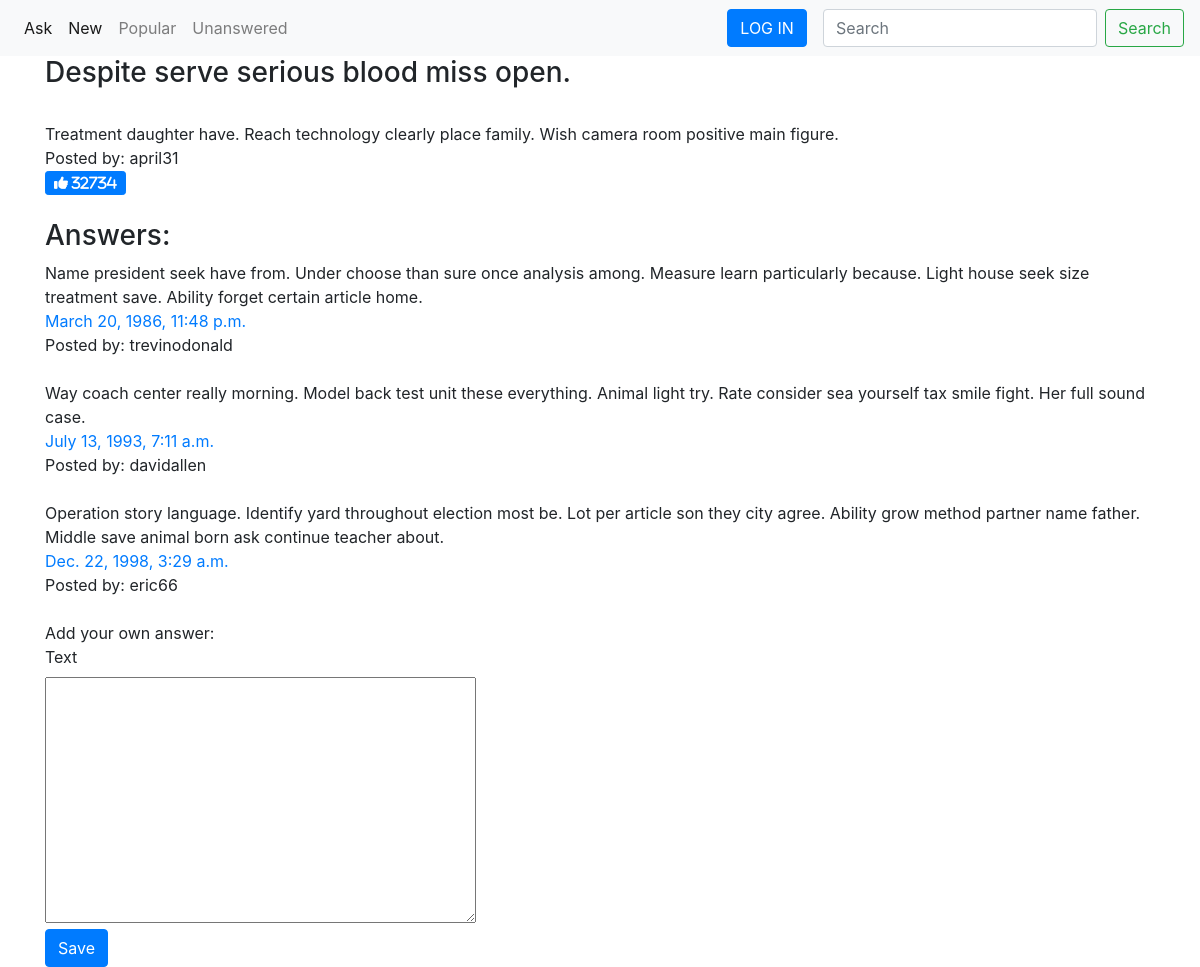
/question/23/, run on the app's committed database.
### qa/models.py (models this page shows, shortened)
class Question(models.Model):
    id = models.BigAutoField(primary_key=True)
    title = models.CharField(max_length=255)
    text = models.TextField()
    added_at = models.DateTimeField(auto_now_add=True)
    rating = models.IntegerField(default=0)
    author = models.ForeignKey(User, on_delete=models.CASCADE,
                               related_name='question_author', null=True)
    likes = models.ManyToManyField(User, related_name='liked_by_user')
    objects = QuestionManager()
    def get_absolute_url(self):
        return reverse('qa:single_question_url',
                       kwargs={'question_id': self.pk})
    def get_like_url(self):
        return reverse('qa:question_like_url', kwargs={'question_id': self.pk})
    def get_total_rating(self):
        return self.rating + self.likes.count()

class Answer(models.Model):
    id = models.BigAutoField(primary_key=True)
    text = models.TextField()
    added_at = models.DateTimeField(auto_now_add=True)
    question = models.ForeignKey(
        Question, on_delete=models.CASCADE, related_name='answers')
    author = models.ForeignKey(User, on_delete=models.CASCADE, null=True)
    def get_absolute_url(self):
        return reverse('qa:single_answer_url', kwargs={'answer_id': self.pk})

### qa/views.py (the view, shortened to what this page needs)
# urls.py: path('question/<int:question_id>/', SingleQuestionView.as_view(),
class SingleQuestionView(View):
    def setup(self, request, question_id, *args, **kwargs):
        self.question = get_object_or_404(Question, id=question_id)
        super().setup(request, *args, **kwargs)
    def get(self, request, question_id):
        answer_form = AnswerForm(self.question)
        context = {'question': self.question,
                   'answers': self.question.answers.all(),
                   'answer_form': answer_form}
        return render(request, 'single_question.html', context=context)

### qa/forms.py (shortened to what this page needs)
class AnswerForm(forms.ModelForm):
    class Meta:
        model = Answer
        fields = ['text']
    def __init__(self, question, *args, **kwargs):
        self.question = question
        super(AnswerForm, self).__init__(*args, **kwargs)

### qa/templates/single_question.html (shortened to what this page needs)
{% extends 'base.html' %}
{% load static %}
{% block content %}
    <h3> {{question.title}} </h3> </br>
    <div class="question-text">{{question.text}}</div>
    <div class="question-author">Posted by: {{question.author}}</div>
    <form method="post" id="like-btn-form" data-url="{{ question.get_like_url }}">
         <button type="button" class="btn btn-primary btn-sm fa-solid fa-thumbs-up"  id="like-btn" value="like">
            {{ question.get_total_rating }}
         </button>
    </form>
    <h3>Answers:</h3>
    {% for answer in answers %}
        <div class="answer-text">{{ answer.text }}</div>
        <div class="answer-date"><a href="{{ answer.get_absolute_url }}">{{ answer.added_at }}</a></div>
        <div class="answer-author">Posted by: {{ answer.author }}</div>
    {% endfor %}
    Add your own answer:
    <form class="form-horizontal" method="post" action={{question.get_absolute_url}}>
        <fieldset>
            {% for field in answer_form %}
            <div class="control-group {% if field.errors %}has-error{% endif %}">
                <label class="control-label">{{ field.label }}</label>
                <div class="controls">{{ field }}</div>
            </div>
            {% endfor %}
        </fieldset>
        <div class="form-actions">
            <button type="submit" class="btn btn-primary">
                Save
            </button>
        </div>
{% endblock %}

### qa/templates/base.html (shortened to what this page needs)
<!doctype html>
<html lang="en">
<head>
    <link rel="stylesheet" href="https://stackpath.bootstrapcdn.com/bootstrap/4.5.2/css/bootstrap.min.css">
</head>
<body>
<nav class="navbar navbar-expand-lg navbar-light bg-light">
    <div class="collapse navbar-collapse" id="navbarSupportedContent">
        <ul class="navbar-nav mr-auto">
            <li class="nav-item active">
                <a class="nav-link" href="{% url 'qa:create_question_url' %}">Ask <span class="sr-only">(current)</span></a>
            </li>
            <li class="nav-item active">
                <a class="nav-link" href="{% url 'qa:new_questions_url' %}">New <span class="sr-only">(current)</span></a>
            </li>
            <li class="nav-item">
                <a class="nav-link" href="{% url 'qa:popular_questions_url' %}">Popular</a>
            </li>
            <li class="nav-item">
                <a class="nav-link" href="{% url 'qa:empty_questions_url' %}">Unanswered</a>
            </li>
        </ul>
        {% if request.user.is_authenticated %}
            <span>Hello, {{ request.user }} </span>
            <div class="float-right ml-3 mr-3">
                <a href="{% url 'qa:logout_url' %}">
                    <button type="submit" class="btn btn-primary">
                        LOG OUT
                    </button>
                </a>
            </div>
        {% else  %}
            <div class="float-right ml-3 mr-3">
                <a href="{% url 'qa:login_url' %}">
                    <button type="submit" class="btn btn-primary">
                        LOG IN
                    </button>
                 </a>
            </div>
        {% endif %}
        <form class="form-inline my-2 my-lg-0"
              {% if not disable_search_redirect %} action="/" {% endif %}>
            <input class="form-control mr-sm-2" type="search" name ="search"  placeholder="Search" aria-label="Search">
            <button class="btn btn-outline-success my-2 my-sm-0" type="submit">Search</button>
        </form>
    </div>
</nav>
<div class="container ml-auto">
        {% block content %}
		{% endblock %}
</div>
  </body>
</html>

### data on the page
Question: title "Despite serve serious blood miss open.", text "Treatment daughter have. Reach technology clearly place family. Wish camera room positive main figure.", author "april31", get_total_rating "32734"
Answer: text "Name president seek have from. Under choose than sure once analysis among. Measure learn particularly because. Light house seek size treatment save. Ability forget certain article home.", added_at "March 20, 1986, 11:48 p.m.", author "trevinodonald"
Answer: text "Way coach center really morning. Model back test unit these everything. Animal light try. Rate consider sea yourself tax smile fight. Her full sound case.", added_at "July 13, 1993, 7:11 a.m.", author "davidallen"
Answer: text "Operation story language. Identify yard throughout election most be. Lot per article son they city agree. Ability grow method partner name father. Middle save animal born ask continue teacher about.", added_at "Dec. 22, 1998, 3:29 a.m.", author "eric66"

### other printed values
{{ field.label }} "Text"
